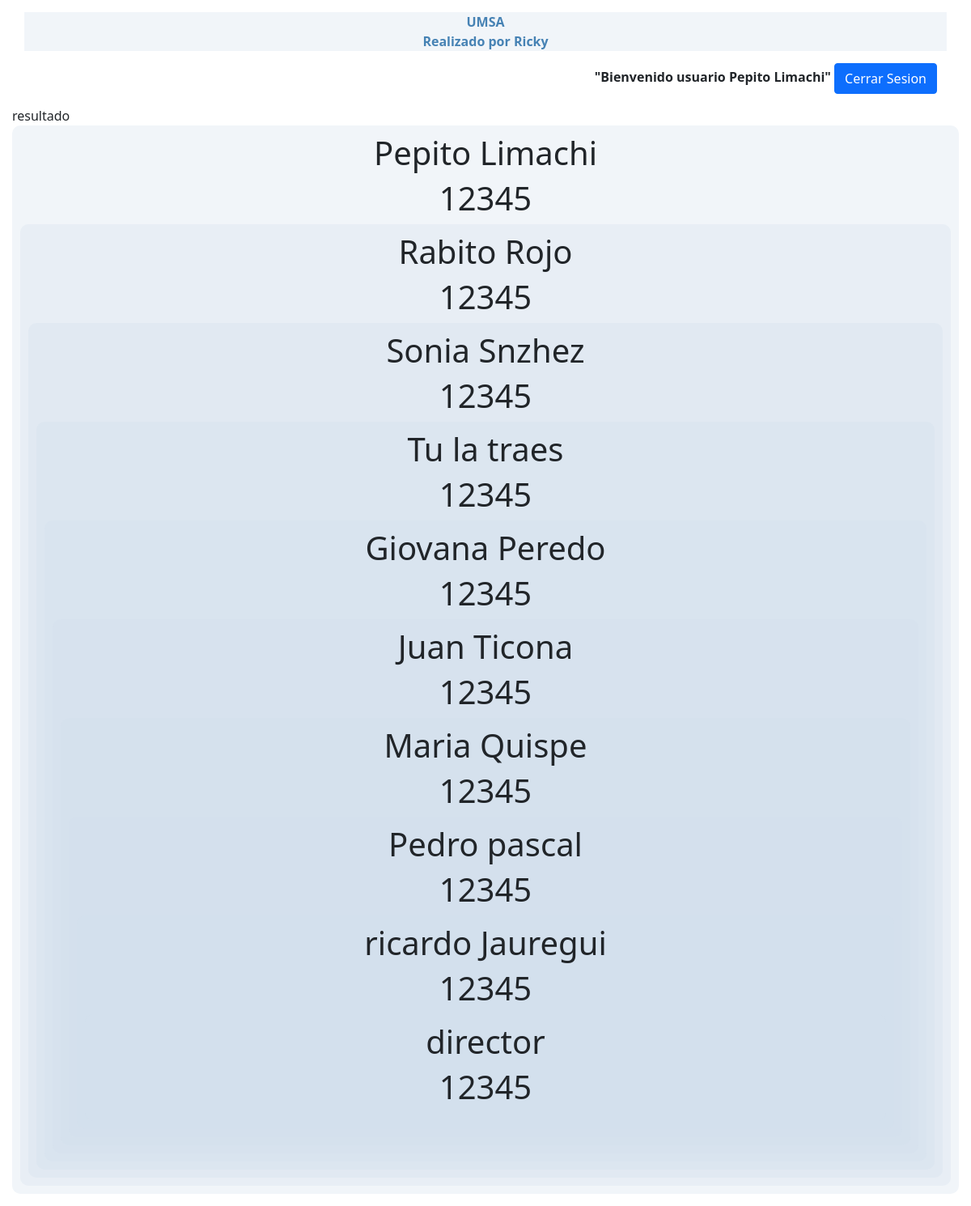
The app's page /Ejercicio3/mostrar_contenido.php (signed in) with its own data.
### tables this page shows
CREATE TABLE `usuario` (
  `ci` int(11) NOT NULL,
  `usuario` varchar(50) DEFAULT NULL,
  `password` varchar(50) DEFAULT NULL
);

### Ejercicio3/mostrar_contenido.php (called while the page is built, shortened)
<?php session_start();
    require 'conexion.php';
    $datos=$conexion->prepare("SELECT * FROM usuario");
    $datos->execute();
    $resultados=$datos->fetchAll();
    require 'vistas/mostrar_contenido_Vista.php';
?>

### Ejercicio3/vistas/mostrar_contenido_Vista.php (the view, shortened to what this page needs)
<html lang="en">
<head>
    <link href="css/bootstrap.min.css" rel="stylesheet">
</head>
<body style="margin:15px;">
    <header>
        <div class="container">
            <div class="row" style="background-color: rgba(209, 221, 236, 0.3);color:steelblue;text-align:center;">
                <b>UMSA</b>
                <b>Realizado por Ricky</b>
            </div>
        </div>
        <div class="container" style=" margin:15px;text-align:right;">
            <b>"Bienvenido usuario <?php echo $_SESSION['usuario']?>"</b>
            <a href="cerrar.php" class="btn btn-primary">Cerrar Sesion</a>
        </div>
    </header>
    <main>
        resultado
        <?php foreach($resultados as $fila): ?>
            <div style="text-align:center;background-color: rgba(209, 221, 236, 0.3); border-radius: 10px 10px 10px 10px;padding:10px;">
            <h1><?php echo $fila['usuario']; ?></h1>
            <h1><?php echo $fila['password']; ?></h1>
        <?php endforeach; ?>
    </main>
</body>
</html>

### records on screen
usuario: usuario "Pepito Limachi", password "12345"
usuario: usuario "Rabito Rojo", password "12345"
usuario: usuario "Sonia Snzhez", password "12345"
usuario: usuario "Tu la traes", password "12345"
usuario: usuario "Giovana Peredo", password "12345"
usuario: usuario "Juan Ticona", password "12345"
usuario: usuario "Maria Quispe", password "12345"
usuario: usuario "Pedro pascal", password "12345"
usuario: usuario "ricardo Jauregui", password "12345"
usuario: usuario "director", password "12345"

### other values on screen
$_SESSION['usuario'] "Pepito Limachi"
